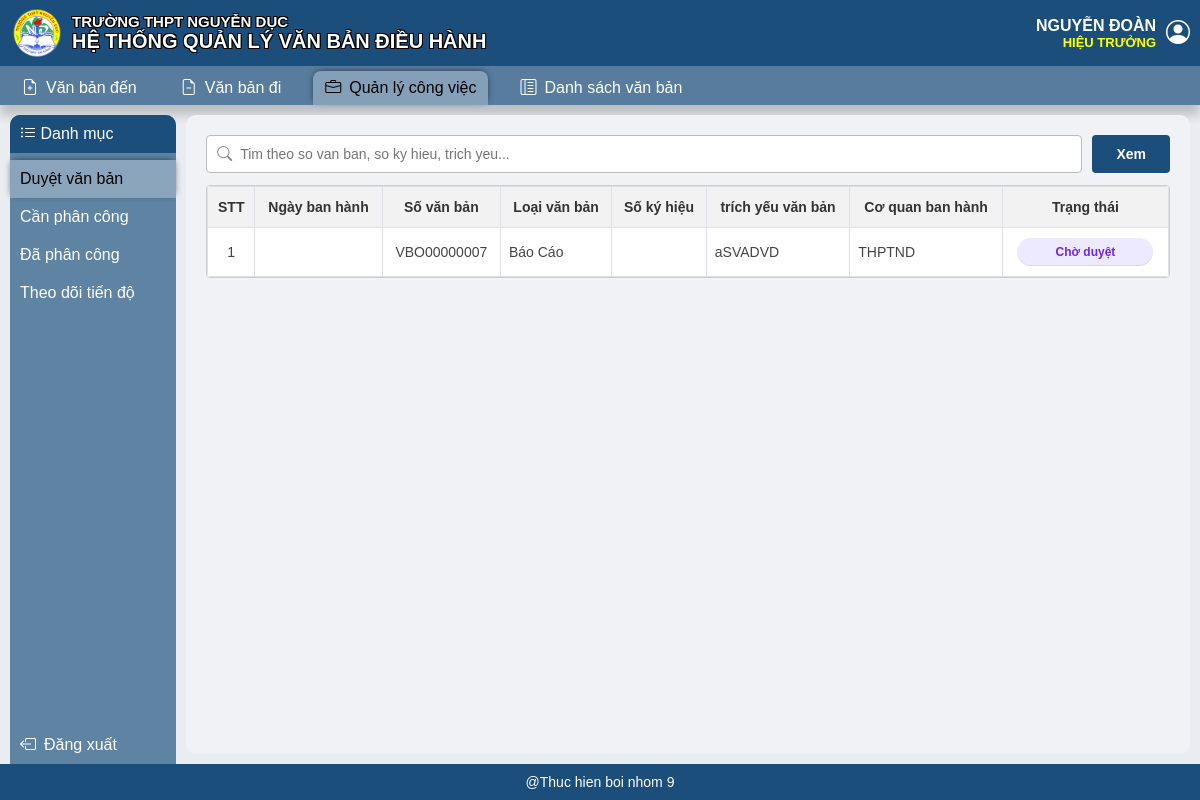
Page /quan-ly-cong-viec/duyet-van-ban/ (signed in) on the committed database.
### QLVBDH/models.py (models this page shows, shortened)
class GiaoVien(models.Model):
    class TrangThaiTaiKhoan(models.TextChoices):
        HOAT_DONG = "Hoat dong", "Hoạt động"
        DA_KHOA = "Da khoa", "Đã khóa"
        NGUNG_HOAT_DONG = "Ngung hoat dong", "Ngưng hoạt động"
        VO_HIEU_HOA = "Vo hieu hoa", "Vô hiệu hóa"
    ma_gv = models.CharField(max_length=10, primary_key=True, blank=True)
    user = models.OneToOneField(
        User,
        on_delete=models.CASCADE,
        related_name="ho_so_giao_vien",
        null=True,
        blank=True,
    )
    ho_ten = models.CharField(max_length=150)
    chuc_vu = models.CharField(max_length=100, blank=True, default="")
    ma_to = models.ForeignKey(
        ToChuyenMon,
        on_delete=models.PROTECT,
        related_name="giao_viens",
        null=True,
        blank=True,
    )
    trang_thai_tk = models.CharField(max_length=50, default="Hoạt động")
    class Meta:
        db_table = "GiaoVien"
        verbose_name = "Giáo viên"
        verbose_name_plural = "Giáo viên"
        ordering = ["ho_ten"]
    @property
    def ten_vai_tro_hien_thi(self):
        return (self.chuc_vu or "").strip()
    @property
    def ten_nhom_quyen_hien_thi(self):
        if not self.user_id:
            return ""
        return ", ".join(self.user.groups.order_by("name").values_list("name", flat=True))

class VanBanDi(models.Model):
    class TrangThai(models.TextChoices):
        DU_THAO = "Du thao", "Dự thảo"
        CHO_DUYET = "Cho duyet", "Chờ duyệt"
        DANG_CHINH_SUA = "Dang chinh sua", "Đang chỉnh sửa"
        CHO_DANG_KY = "Cho dang ky", "Chờ đăng ký"
        DA_DANG_KY = "Da dang ky", "Đã đăng ký"
        CHO_LUAN_CHUYEN = "Cho luan chuyen", "Chờ luân chuyển"
        CHO_PHAN_CONG = "Cho phan cong", "Chờ phân công"
        DA_HOAN_THANH = "Da hoan thanh", "Đã hoàn thành"
        DA_BAN_HANH = "Da ban hanh", "Đã ban hành"
    so_vb_di = models.CharField(max_length=10, primary_key=True, blank=True)
    so_thu_tu = models.PositiveIntegerField(null=True, blank=True)
    so_ky_hieu = models.CharField(max_length=50)
    ma_loai_vb = models.ForeignKey(
        LoaiVanBan,
        on_delete=models.PROTECT,
        related_name="van_ban_dis",
    )
    nguoi_tao = models.ForeignKey(
        GiaoVien,
        on_delete=models.PROTECT,
        related_name="van_ban_da_tao",
    )
    trich_yeu = models.CharField(max_length=500)
    nguoi_ky = models.ForeignKey(
        GiaoVien,
        on_delete=models.PROTECT,
        related_name="van_ban_da_ky",
    )
    ngay_ky = models.DateField(null=True, blank=True)
    noi_nhan = models.CharField(max_length=100)
    ban_du_thao = models.FileField(upload_to="van_ban_di/du_thao/", null=True, blank=True)
    ban_chinh_thuc = models.FileField(
        upload_to="van_ban_di/chinh_thuc/",
        null=True,
        blank=True,
    )
    trang_thai_vb_di = models.CharField(max_length=50, default="Soạn thảo")
    da_phat_hanh_ben_ngoai = models.BooleanField(default=False)
    da_ban_hanh_noi_bo = models.BooleanField(default=False)
    da_gui_phan_cong = models.BooleanField(default=False)
    ngay_ban_hanh = models.DateField(null=True, blank=True)
    ma_muc_do = models.ForeignKey(
        MucDoUuTien,
        on_delete=models.PROTECT,
        related_name="van_ban_dis",
    )
    class Meta:
        db_table = "VanBanDi"
        verbose_name = "Văn bản đi"
        verbose_name_plural = "Văn bản đi"
        ordering = ["-ngay_ban_hanh", "-ngay_ky"]

class LoaiVanBan(models.Model):
    AP_DUNG_CHOICES = (
        (0, "Van ban di"),
        (1, "Van ban den"),
        (2, "Ca hai"),
    )
    TWO_CAP_MOT_CAP = 0
    TWO_CAP_HAI_CAP = 1
    TWO_CAP_CHOICES = (
        (TWO_CAP_MOT_CAP, "1 cap"),
        (TWO_CAP_HAI_CAP, "2 cap"),
    )
    ma_loai_vb = models.CharField(max_length=10, primary_key=True, blank=True)
    ten_loai_vb = models.CharField(max_length=100, unique=True)
    ten_viet_tat = models.CharField(max_length=20, blank=True)
    ap_dung = models.IntegerField(choices=AP_DUNG_CHOICES, default=2)
    twocap = models.IntegerField(choices=TWO_CAP_CHOICES, default=TWO_CAP_MOT_CAP)
    class Meta:
        db_table = "LoaiVanBan"
        verbose_name = "Loại văn bản"
        verbose_name_plural = "Loại văn bản"
        ordering = ["ten_loai_vb"]

### QLVBDH/views.py (the view)
# urls.py: path("quan-ly-cong-viec/duyet-van-ban/", duyet_van_ban_view, name="duyet_van_ban"),
@login_required
def duyet_van_ban_view(request):
    giao_vien = getattr(request.user, "ho_so_giao_vien", None)
    denied_response = deny_if_no_permission(request, allowed=can_manage_work(giao_vien))
    if denied_response:
        return denied_response
    if giao_vien is None:
        messages.error(request, "Tài khoản hiện chưa liên kết với giáo viên.")
        return redirect("theo_doi_tinh_trang")
    xu_ly_list = (
        XuLy.objects.filter(ma_gv=giao_vien)
        .exclude(
            trang_thai_ky__in=[
                XuLy.TRANG_THAI_DA_DUYET,
                XuLy.TRANG_THAI_DA_UY_QUYEN,
                XuLy.TRANG_THAI_CHO_CHINH_SUA,
            ]
        )
        .select_related("ma_vb_di__ma_loai_vb", "ma_vb_di__nguoi_tao", "ma_vb_di__nguoi_ky", "ma_gv")
        .prefetch_related("ma_vb_di__phan_congs__nguoi_xu_ly", "ma_vb_di__nhat_kys__ma_nguoi_tao", "ma_vb_di__xu_lys__ma_gv")
        .order_by("-ma_vb_di__ngay_ban_hanh", "-ma_vb_di__so_vb_di")
    )
    documents = []
    for index, xu_ly in enumerate(xu_ly_list, start=1):
        document = xu_ly.ma_vb_di
        latest_revision = document.nhat_kys.order_by("-thoi_gian_tao").first()
        document.stt = index
        real_assignments = get_real_assignments_queryset(document)
        document.assignment_status = "Đã phân công" if real_assignments.exists() else "Chưa phân công"
        document.approval_status = get_approval_status_label(xu_ly.trang_thai_ky)
        document.assigned_ids_csv = ",".join(real_assignments.values_list("nguoi_xu_ly_id", flat=True))
        document.chi_dao = real_assignments.first().noi_dung_cd if real_assignments.exists() else ""
        document.current_step = xu_ly.vai_tro_ky
        document.current_status = xu_ly.trang_thai_ky
        document.latest_revision_request = latest_revision.yc_chinh_sua if latest_revision else ""
        document.latest_revision_author = latest_revision.ma_nguoi_tao.ho_ten if latest_revision else ""
        document.nguoi_ky_hien_thi = get_document_signers_display(document)
        document.can_delegate = is_hieu_truong(giao_vien)
        document.can_forward = xu_ly.vai_tro_ky == XuLy.VAI_TRO_KY_NHAY
        documents.append(document)
    context = {
        "page_title": "Quản lý công việc",
        "active_menu": "work_management",
        "documents": documents,
        "giao_vien_list": GiaoVien.objects.order_by("ho_ten"),
        "pho_hieu_truong_list": get_pho_hieu_truong_list(),
        "co_quan_ban_hanh": getattr(settings, "DON_VI_CAP_SO_VAN_BAN", "THPTND"),
    }
    return render(request, "duyet_van_ban.html", context)

### QLVBDH/templates/duyet_van_ban.html (shortened to what this page needs)
{% extends "base.html" %}
{% load static %}
{% block extra_css %}
    <link rel="stylesheet" href="{% static 'css/duyet_van_ban.css' %}">
{% endblock %}
{% block sidebar %}
    <a class="combo-button active" id="duyetvb" href="{% url 'duyet_van_ban' %}">
        <label>Duyệt văn bản</label>
    </a>
    <a class="combo-button" id="canphancong" href="{% url 'can_phan_cong' %}">
        <label>Cần phân công</label>
    </a>
    <a class="combo-button{% if is_assigned_assignment_list %} active{% endif %}" id="daphancong" href="{% url 'da_phan_cong' %}">
        <label>Đã phân công</label>
    </a>
    <a class="combo-button" id="theodoitiendo" href="{% url 'theo_doi_tien_do' %}">
        <label>Theo dõi tiến độ</label>
    </a>
{% endblock %}
{% block content %}
    <div
        class="approval-page"
        data-approve-url-template="{% url 'duyet_van_ban_di_action' '__document_id__' %}"
    >
        <div class="search-bar">
            <div class="search-input-wrapper">
                <i class="bi bi-search search-icon"></i>
                <input type="text" id="search-input" placeholder="Tim theo so van ban, so ky hieu, trich yeu...">
            </div>
            <button class="btn-xem" type="button" id="search-button">Xem</button>
        </div>
        <div class="table-responsive">
            <table class="table-custom">
                <thead>
                    <tr>
                        <th>STT</th>
                        <th>Ngày ban hành</th>
                        <th>Số văn bản</th>
                        <th>Loại văn bản</th>
                        <th>Số ký hiệu</th>
                        <th>trích yếu văn bản</th>
                        <th>Cơ quan ban hành</th>
                        <th>Trạng thái</th>
                    </tr>
                </thead>
                <tbody id="approval-table-body">
                    {% for document in documents %}
                        <tr
                            data-so-vb="{{ document.so_vb_di }}"
                            data-ngay-ban-hanh="{% if document.ngay_ban_hanh %}{{ document.ngay_ban_hanh|date:'Y-m-d' }}{% endif %}"
                            data-ngay-ban-hanh-display="{% if document.ngay_ban_hanh %}{{ document.ngay_ban_hanh|date:'d/m/Y' }}{% endif %}"
                            data-loai-vb="{{ document.ma_loai_vb.ten_loai_vb }}"
                            data-so-ky-hieu="{{ document.so_ky_hieu }}"
                            data-trich-yeu="{{ document.trich_yeu }}"
                            data-co-quan-ban-hanh="{{ co_quan_ban_hanh }}"
                            data-tinh-trang="{{ document.approval_status }}"
                            data-nguoi-soan="{{ document.nguoi_tao.ho_ten }}"
                            data-nguoi-ky="{{ document.nguoi_ky_hien_thi }}"
                            data-noi-nhan="{{ document.noi_nhan }}"
                            data-ban-du-thao-name="{% if document.ban_du_thao %}{{ document.ban_du_thao.name|cut:'van_ban_di/du_thao/' }}{% endif %}"
                            data-ban-du-thao-url="{% if document.ban_du_thao %}{{ document.ban_du_thao.url }}{% endif %}"
                            data-current-step="{{ document.current_step }}"
                            data-can-delegate="{% if document.can_delegate %}1{% else %}0{% endif %}"
                            data-can-forward="{% if document.can_forward %}1{% else %}0{% endif %}"
                            data-latest-revision-request="{{ document.latest_revision_request }}"
                            data-latest-revision-author="{{ document.latest_revision_author }}"
                        >
                            <td class="text-center">{{ document.stt }}</td>
                            <td class="text-center">{% if document.ngay_ban_hanh %}{{ document.ngay_ban_hanh|date:"d/m/Y" }}{% endif %}</td>
                            <td class="text-center">{{ document.so_vb_di }}</td>
                            <td>{{ document.ma_loai_vb.ten_loai_vb }}</td>
                            <td>{{ document.so_ky_hieu }}</td>
                            <td>{{ document.trich_yeu }}</td>
                            <td>{{ co_quan_ban_hanh }}</td>
                            <td class="text-center">
                                <span class="status-badge" data-col="tinh-trang">
                                    {{ document.approval_status }}
                                </span>
                            </td>
                        </tr>
                    {% empty %}
                        <tr>
                            <td colspan="8" class="empty-state">Không có văn bản nào đang chờ duyệt.</td>
                        </tr>
                    {% endfor %}
                </tbody>
            </table>
        </div>
    </div>
{% endblock %}

### QLVBDH/templates/base.html (shortened to what this page needs)
{% load static %}
<!DOCTYPE html>
<html lang="vi">
<head>
    <link rel="stylesheet" href="{% static 'css/dashboard.css' %}">
    <link rel="stylesheet" href="https://cdn.jsdelivr.net/npm/bootstrap-icons@1.11.3/font/bootstrap-icons.css">
    {% block extra_css %}{% endblock %}
</head>
<body>
    <div class="page-shell">
        <header>
            <div class="Thongtin">
                <img src="{% static 'picture/logo.png' %}" alt="logo" style="width: 50px;">
                <div class="Thongtin-text">
                    <p id="tentruong">TRƯỜNG THPT NGUYỄN DỤC</p>
                    <p id="tenhethong">HỆ THỐNG QUẢN LÝ VĂN BẢN ĐIỀU HÀNH</p>
                </div>
            </div>
            <div
                class="Name{% if personal_profile %} profile-trigger{% endif %}"
                {% if personal_profile %}
                    role="button"
                    tabindex="0"
                    data-open-profile="true"
                {% endif %}
            >
                <div class="Name-text">
                    <p id="name">{{ display_ho_ten|default:request.user.username|upper }}</p>
                    <p id="chucvu">{{ display_chuc_vu|default:"NGUOI DUNG HE THONG"|upper }}</p>
                </div>
                <i class="bi bi-person-circle" style="color: rgb(255, 255, 255);"></i>
            </div>
        </header>
        <div class="taskbar-top">
            {% if ui_permissions.can_view_incoming_outgoing %}
                <a class="combo-button{% if active_menu == 'incoming_text' %} active{% endif %}" href="{% url 'danh_sach_van_ban_den' %}">
                    <i class="bi bi-file-earmark-plus"></i>
                    <label>Văn bản đến</label>
                </a>
                <a class="combo-button{% if active_menu == 'outgoing_text' %} active{% endif %}" href="{% url 'danh_sach_van_ban_di' %}">
                    <i class="bi bi-file-earmark-minus"></i>
                    <label>Văn bản đi</label>
                </a>
            {% endif %}
            {% if ui_permissions.can_manage_work %}
                <a class="combo-button{% if active_menu == 'work_management' %} active{% endif %}" href="{% url 'duyet_van_ban' %}">
                    <i class="bi bi-briefcase"></i>
                    <label>Quản lý công việc</label>
                </a>
            {% endif %}
            {% if ui_permissions.can_document_list %}
                <a class="combo-button{% if active_menu == 'document_list' %} active{% endif %}" href="{% url 'van_ban_da_ban_hanh' %}">
                    <i class="bi bi-layout-text-sidebar-reverse"></i>
                    <label>Danh sách văn bản</label>
                </a>
            {% endif %}
        </div>
        <div class="container">
            <div class="danhmuc">
                <div id="tieudedanhmuc">
                    <i class="bi bi-list-ul"></i>
                    <label>Danh mục</label>
                </div>
                {% block sidebar %}{% endblock %}
                <a class="combo-button" id="logout" href="{% url 'logout' %}">
                    <i class="bi bi-box-arrow-left"></i>
                    <label>Đăng xuất</label>
                </a>
            </div>
            <div class="main-body">
                {% block content %}{% endblock %}
            </div>
        </div>
        <footer class="page-footer">@Thuc hien boi nhom 9</footer>
    </div>
</body>
</html>

### rows in the picture
GiaoVien: ho_ten.username "NGUYỄN ĐOÀN", chuc_vu "HIỆU TRƯỞNG"
VanBanDi: stt "1", so_vb_di "VBO00000007", ma_loai_vb.ten_loai_vb "Báo Cáo", trich_yeu "aSVADVD", co_quan_ban_hanh "THPTND", approval_status "Chờ duyệt"
